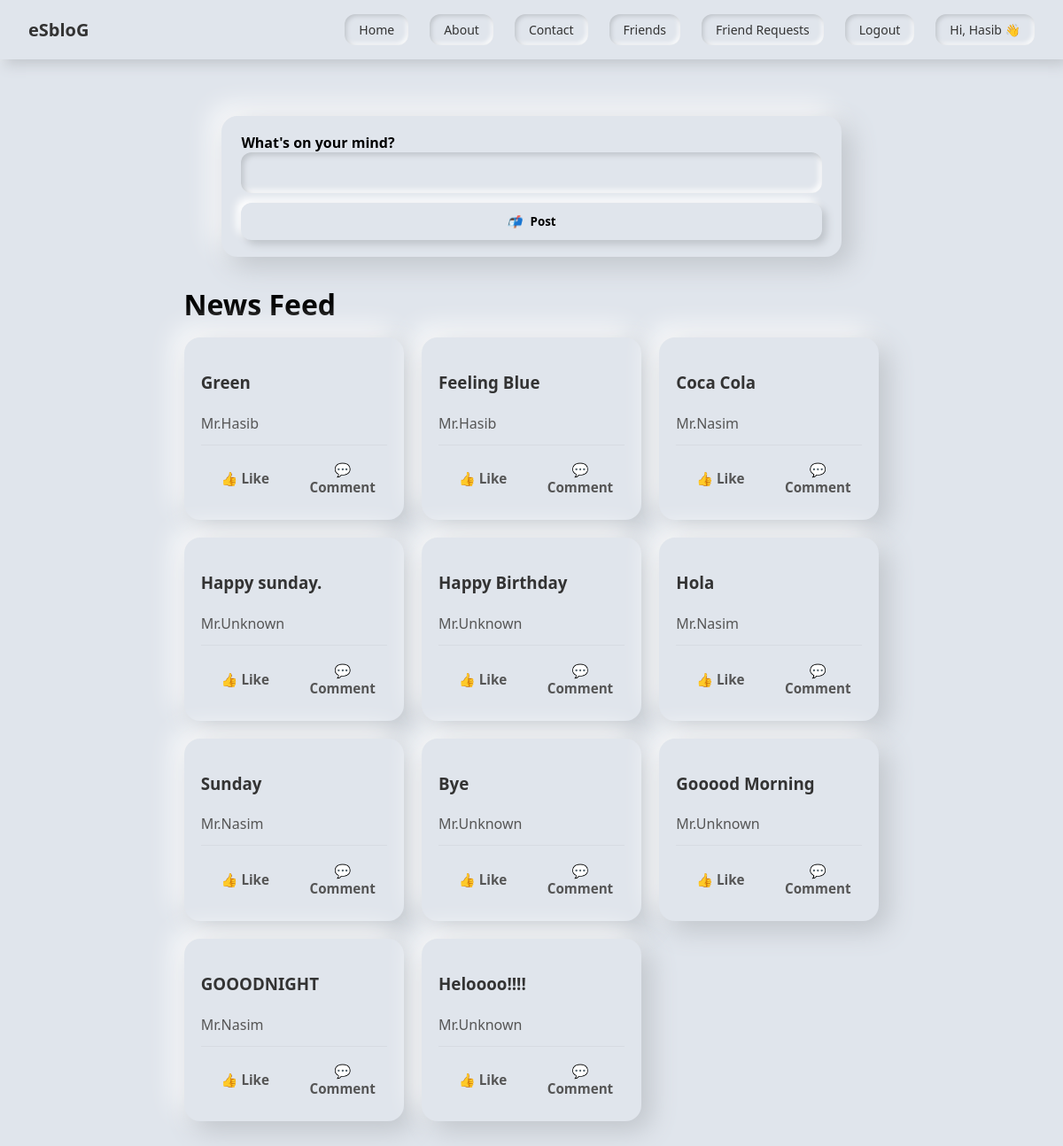
Screenshot of /dashboard/dash/ (signed in) with the database file from the repository.
### dashboard/models.py (models this page shows, shortened)
class Login_info_new_p(models.Model):
    fname = models.CharField(max_length=100,default="Mr.")
    lname = models.CharField(max_length=100,default="Unknown")
    email = models.EmailField(max_length=50)
    password = models.CharField(max_length=50)
    def __str__(self):
        return self.email

class User_posts(models.Model):
    id = models.AutoField(primary_key=True)
    u_name = models.ForeignKey(Login_info_new_p,on_delete=models.CASCADE)
    post = models.CharField(max_length=100)
    create_at = models.DateTimeField(auto_now_add=True)

### dashboard/views.py (the view)
# urls.py: path('dash/',views.demo,name="home"),
def demo(request):
    posts = User_posts.objects.all().order_by('-create_at')
    users = []
    U_posts = []
    for post in posts:
        log_user = Login_info_new_p.objects.get(email=post.u_name)
        u_name = log_user.fname + log_user.lname
        status = post.post
        U_posts.append(status)
        users.append(u_name)
    return render(request,"dashboard/landing_page.html",{"posts": zip(users,U_posts)})

### dashboard/templates/dashboard/landing_page.html (shortened to what this page needs)
{% include "dashboard/header.html" %}
<div class="page">
  <form id="loginForm" method="POST" action="{% url 'add_post' %}" class="card composer">
    <div class="input-group">
      <label>What's on your mind?</label>
      <input type="text" name="post" required />
    </div>
    <button type="submit" class="action-btn">
      <i>📬</i> Post
    </button>
  </form>
  <h1 style="margin: 1rem 0;">News Feed</h1>
  <div class="feed-grid">
    {% for name, post in posts %}
      <div class="post-card">
        <h3 class="username">{{post}}</h3>
        <p class="content">{{ name }}</p>
        <div class="actions">
          <button class="like-btn">👍 Like</button>
          <button class="comment-btn">💬 Comment</button>
        </div>
      </div>
    {% endfor %}
  </div>
</div>
{% include "dashboard/footer.html" %}

### dashboard/templates/dashboard/header.html (shortened to what this page needs)
{% load static %}
<!DOCTYPE html>
<html lang="en">
<head>
</head>
<body>
  <nav class="navbar" role="navigation" aria-label="main">
    <a class="logo" href="{% url 'home' %}">eSbloG</a>
    <ul>
      <li><a href="{% url 'home' %}">Home</a></li>
      <li><a href="{% url 'home' %}">About</a></li>
      <li><a href="{% url 'home' %}">Contact</a></li>
      {% if request.session.user_id %}
        <li><a href="{% url 'friends' %}">Friends</a></li>
        <li><a href="{% url 'friends_req' %}">Friend Requests</a></li>
        <li><a href="{% url 'logout' %}">Logout</a></li>
        <li><a href="">Hi, {{ request.session.name }} 👋</a></li>
      {% else %}
        <li><a href="{% url 'login' %}">Login</a></li>
      {% endif %}
    </ul>
  </nav>
  <div class="page-wrap">

### dashboard/templates/dashboard/header.html (style rules this page uses)
* { box-sizing: border-box; font-family: 'Segoe UI', sans-serif; }
body { background: #e0e5ec; display: flex; flex-direction: column; align-items: center; min-height: 100vh; margin: 0; }
.navbar { width: 100%; background: #e0e5ec; padding: 1rem 2rem; display: flex; justify-content: space-between; align-items: center; box-shadow: 5px 5px 15px #bec3c9, -5px -5px 15px #ffffff; position: sticky; top: 0; left: 0; z-index: 1000; }
.navbar .logo { font-size: 20px; font-weight: bold; color: #333; text-decoration: none; }
.navbar ul { list-style: none; display: flex; gap: 1.5rem; margin: 0; padding: 0; }
.navbar ul li { display: inline; }
.navbar ul li a { text-decoration: none; color: #333; padding: 0.5rem 1rem; border-radius: 12px; background: #e0e5ec; box-shadow: inset 2px 2px 5px #bec3c9, inset -2px -2px 5px #ffffff; font-size: 14px; transition: all 0.2s ease-in-out; display: inline-block; }
.page-wrap { width: 100%; display: flex; justify-content: center; padding: 2rem 1rem; }

### dashboard/templates/dashboard/landing_page.html (style rules this page uses)
.page { max-width: 1200px; margin: 2rem auto; padding: 0 16px; }
.card { background: #e0e5ec; padding: 1.2rem 1.4rem; border-radius: 18px; box-shadow: 10px 10px 30px #bec3c9, -10px -10px 30px #ffffff; }
.composer { margin-bottom: 2rem; max-width: 700px; margin-left: auto; margin-right: auto; }
.composer .input-group label { font-weight: 600; }
.composer .input-group input { width: 100%; padding: 0.8rem 1rem; border-radius: 12px; border: none; background: #e0e5ec; box-shadow: inset 3px 3px 6px #bec3c9, inset -3px -3px 6px #ffffff; font-size: 15px; }
.action-btn { width: 100%; padding: 0.75rem 1rem; border: none; margin-top: 0.7rem; border-radius: 12px; background: #e0e5ec; box-shadow: 5px 5px 10px #bec3c9, -5px -5px 10px #ffffff; font-weight: 700; cursor: pointer; }
.action-btn i { margin-right: 6px; }
.feed-grid { display: grid; gap: 20px; grid-template-columns: repeat(1, minmax(0, 1fr)); }
@media (min-width: 700px) { .feed-grid { grid-template-columns: repeat(2, 1fr); } }
@media (min-width: 1024px) { .feed-grid { grid-template-columns: repeat(3, 1fr); } }
.post-card { background: #e0e5ec; padding: 1.2rem; border-radius: 18px; box-shadow: 10px 10px 30px #bec3c9, -10px -10px 30px #ffffff; display: flex; flex-direction: column; justify-content: space-between; }
.username { font-weight: 700; margin-bottom: .35rem; color: #333; }
.content { color: #555; line-height: 1.5; margin-bottom: .75rem; }
.actions { display: flex; justify-content: space-between; border-top: 1px solid #d7dbe2; padding-top: .6rem; gap: 10px; }
.actions button { flex: 1; background: none; border: none; cursor: pointer; font-size: .95rem; font-weight: 600; color: #555; padding: .5rem .75rem; border-radius: 10px; transition: background .2s ease; }

### rows the page displays
Login_info_new_p: session.name "Hasib"
User_posts: posts "Green"
User_posts: posts "Feeling Blue"
User_posts: posts "Coca Cola"
User_posts: posts "Happy sunday."
User_posts: posts "Happy Birthday"
User_posts: posts "Hola"
User_posts: posts "Sunday"
User_posts: posts "Bye"
User_posts: posts "Gooood Morning"
User_posts: posts "GOOODNIGHT"
User_posts: posts "Heloooo!!!!"

### other values shown
{{ name }} "Mr.Hasib" "Mr.Hasib" "Mr.Nasim" "Mr.Unknown" "Mr.Unknown" "Mr.Nasim" "Mr.Nasim" "Mr.Unknown" "Mr.Unknown" "Mr.Nasim" "Mr.Unknown"
